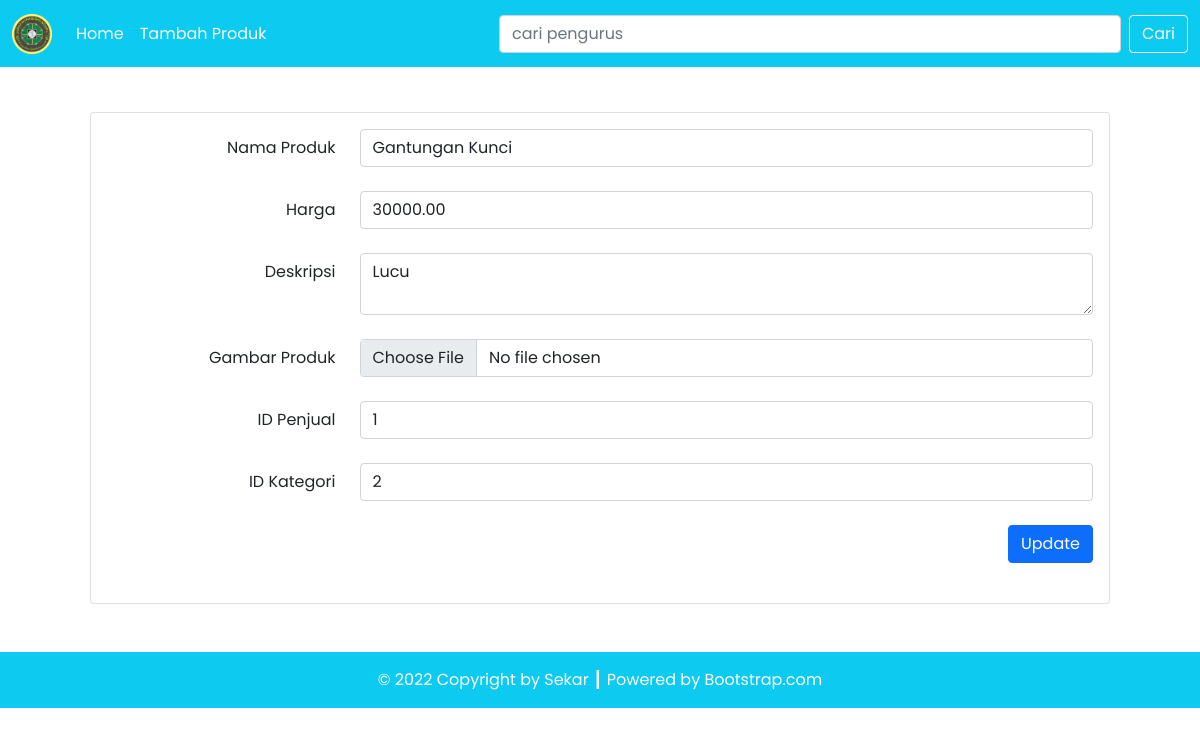
Page /form_produk.php?id=2 on the committed database.
### tables this page shows
CREATE TABLE `produk` (
  `id_produk` int(11) NOT NULL,
  `nama_produk` varchar(255) DEFAULT NULL,
  `harga` decimal(10,2) DEFAULT NULL,
  `deskripsi` text DEFAULT NULL,
  `id_penjual` int(11) DEFAULT NULL,
  `id_kategori` int(11) DEFAULT NULL,
  `gambar_produk` varchar(200) DEFAULT NULL
);

### src/config/db.php (called while the page is built)
<?php
$DB_HOST = "localhost";
$DB_USERNAME = "root";
$DB_PASSWORD = "";
$DB_NAME = "db_dpbo1";

### src/classes/DB.php (called while the page is built, shortened)
<?php
class DB
{
    private $hostname;
    private $username;
    private $password;
    private $dbname;
    private $conn;
    private $result;
    function __construct($hostname, $username, $password, $dbname)
    {
        $this->hostname = $hostname;
        $this->username = $username;
        $this->password = $password;
        $this->dbname = $dbname;
    }
    function open()
    {
        $this->conn = mysqli_connect($this->hostname, $this->username, $this->password, $this->dbname);
    }
    function execute($query)
    {
        $this->result = mysqli_query($this->conn, $query);
    }
    function getResult()
    {
        return mysqli_fetch_array($this->result);
    }
}

### src/classes/Produk.php (called while the page is built, shortened)
<?php
class Produk extends DB
{
    function getProdukById($id)
    {
        $query = "SELECT * FROM produk WHERE id_produk=$id";
        return $this->execute($query);
    }
}
?>

### src/form_produk.php (the view, shortened to what this page needs)
<?php
include('config/db.php');
include('classes/DB.php');
include('classes/Produk.php');
$produk = new Produk($DB_HOST, $DB_USERNAME, $DB_PASSWORD, $DB_NAME);
$produk->open();
$data = null;
$id = @$_GET['id'];
if ($id > 0) {
    $produk->getProdukById($id);
    $row = $produk->getResult();
}
$data .= '
    <div class="card-body text-end">
        <form method="post" action="" enctype="multipart/form-data">
            <div class="form-group row mb-4">
                <label for="nama_produk" class="col-sm-3 col-form-label">Nama Produk</label>
                <div class="col-sm-9">
                    <input type="text" class="form-control" id="nama_produk" name="nama_produk" value="' . @$row['nama_produk'] . '">
                </div>
            </div>
            <div class="form-group row mb-4">
                <label for="harga" class="col-sm-3 col-form-label">Harga</label>
                <div class="col-sm-9">
                    <input type="text" class="form-control" id="harga" name="harga" value="' . @$row['harga'] . '">
                </div>
            </div>
            <div class="form-group row mb-4">
                <label for="deskripsi" class="col-sm-3 col-form-label">Deskripsi</label>
                <div class="col-sm-9">
                    <textarea class="form-control" id="deskripsi" name="deskripsi">' . @$row['deskripsi'] . '</textarea>
                </div>
            </div>
            <div class="form-group row mb-4">
                <label for="gambar_produk" class="col-sm-3 col-form-label">Gambar Produk</label>
                <div class="col-sm-9">
                    <input type="file" class="form-control" id="gambar_produk" name="gambar_produk">
                </div>
            </div>
            <div class="form-group row mb-4">
                <label for="id_penjual" class="col-sm-3 col-form-label">ID Penjual</label>
                <div class="col-sm-9">
                    <input type="text" class="form-control" id="id_penjual" name="id_penjual" value="' . @$row['id_penjual'] . '">
                </div>
            </div>
            <div class="form-group row mb-4">
                <label for="id_kategori" class="col-sm-3 col-form-label">ID Kategori</label>
                <div class="col-sm-9">
                    <input type="text" class="form-control" id="id_kategori" name="id_kategori" value="' . @$row['id_kategori'] . '">
                </div>
            </div>
            <div class="form-group row mb-4">
                <div class="col-sm-9 offset-sm-3">
                    <button type="submit" class="btn btn-primary" name="' . ($id ? 'update' : 'tambah') . '">Update</button>
                </div>
            </div>
        </form>
    </div>';
?>

### rows in the picture
produk: nama_produk "Gantungan Kunci", harga "30000.00", deskripsi "Lucu", id_penjual "1", id_kategori "2"
